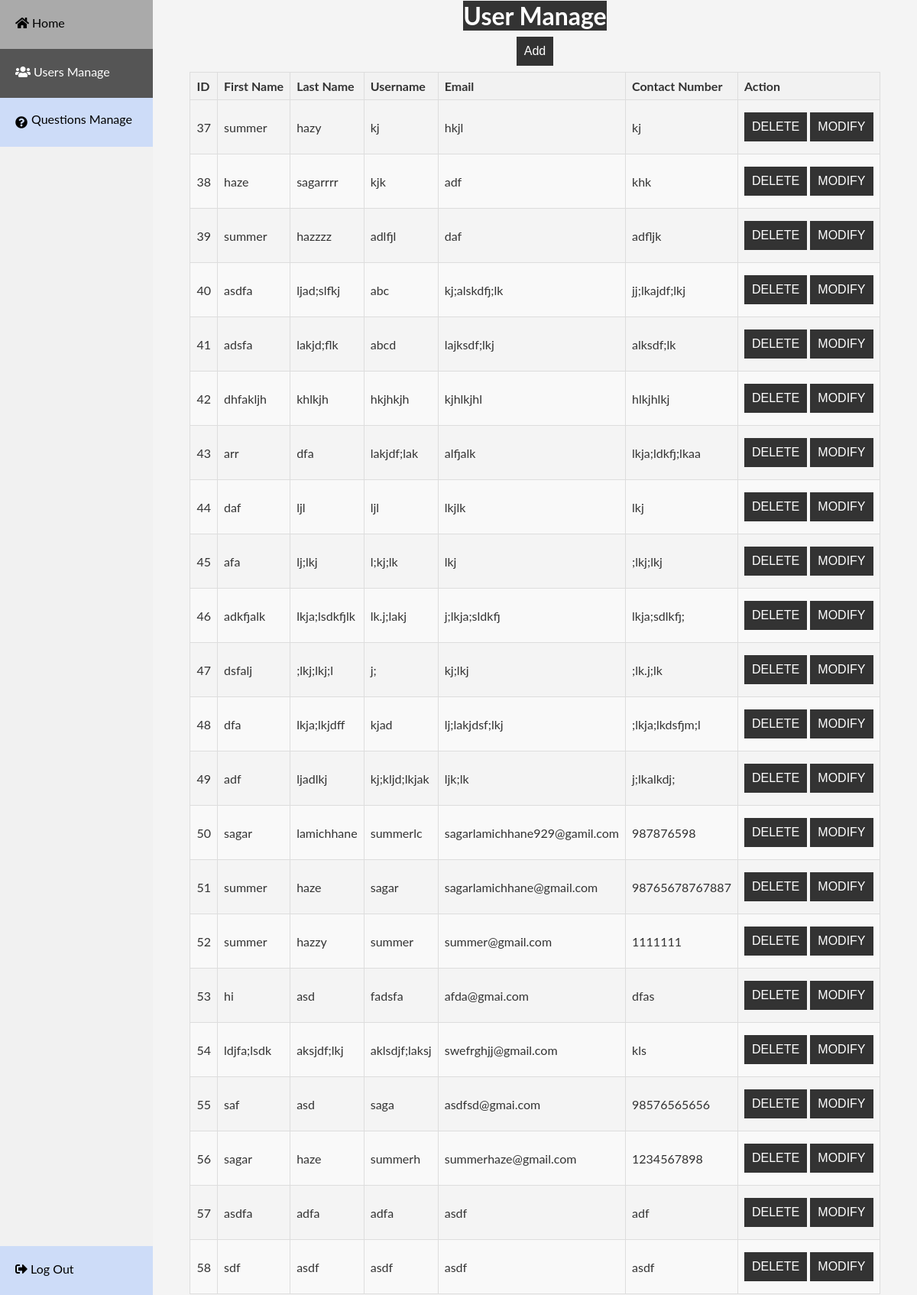
The app's page /?route=user_manage (signed in) with its own data.
### tables this page shows
CREATE TABLE `user` (
  `u_id` int(11) NOT NULL,
  `fname` varchar(64) DEFAULT NULL,
  `lname` varchar(64) NOT NULL,
  `uname` varchar(64) DEFAULT NULL,
  `password` varchar(64) DEFAULT NULL,
  `email` varchar(64) DEFAULT NULL,
  `contact_no` varchar(16) DEFAULT NULL
);

### models/UserManageModel.php (called while the page is built, shortened)
<?php
class UserManageModel {
  private $conn;
  public function __construct() {
    $this->conn = new mysqli(DB_HOST, DB_USERNAME, DB_PASSWORD, DB_NAME);
  }
  public function getAllUsers() {
    $users= array();
    $query = "SELECT u_id, fname, lname, uname, email, contact_no FROM user";
    $result = $this->conn->query($query);
    if ($result) {
      while ($row = $result->fetch_assoc()) {
        $users[] = $row;
      }
    } else {
      echo "Error: " . $this->conn->error;
    }
    return $users;
  }
}
?>

### views/admin/manage/user_manage.php (the view, shortened to what this page needs)
<!DOCTYPE html>
<html lang="en">
<head>
  <link rel="stylesheet" href="css/quiz-style.css">
  <link rel="stylesheet" href="css/respon-nav.css">
  <link rel="stylesheet" href="css/alert.css">
  <link rel="stylesheet" href="css/popup-box.css">
  <link rel="stylesheet" href="css/manage.css">
  <link rel="stylesheet" href="https://cdnjs.cloudflare.com/ajax/libs/font-awesome/5.15.4/css/all.min.css">
</head>
<body>
  <div class="slidebar flex-sidebar">
 <div>
      <a href="?route=home"><i class="fas fa-home"></i> Home</a>
      <a class="active" href="?route=user_manage"><i class="fas fa-users"></i> Users Manage</a>
<a href="?route=question_manage" style="display: flex; gap: 5px;">
  <i class="fas fa-question-circle"></i>
  <p>Questions Manage</p>
</a>
    </div>
    <div>
<a href="?route=logout" onclick="customConfirm('Are you sure you want to log out?', function(result) {
    if (result) {
        window.location.href = '?route=logout'; // Proceed with logout
    }
}); return false;">
    <i class="fas fa-sign-out-alt"></i> Log Out
</a>
    </div>
  </div>
  <div class="container content">
  <h1>User Manage</h1>
    <button type="button" class="add"  style ="display:block;"id="add-user">Add</button>
    <div class="table-container-user">
    <table class="table">
      <thead>
        <tr>
          <th>ID</th>
          <th>First Name</th>
          <th>Last Name</th>
          <th>Username</th>
          <th>Email</th>
          <th>Contact Number</th>
          <th>Action</th>
        </tr>
      </thead>
      <tbody>
        <?php
        foreach ($users as $user) {
          echo "<tr id='row-" . $user['u_id'] . "' >";
          echo "<td>" . $user['u_id'] . "</td>";
          echo "<td>" . $user['fname'] . "</td>";
          echo "<td>" . $user['lname'] . "</td>";
          echo "<td>" . $user['uname'] . "</td>";
          echo "<td>" . $user['email'] . "</td>";
          echo "<td>" . $user['contact_no'] . "</td>";
          echo "<td>";
          echo "<button class='deleteBtn' type='button' data-user-id='" . $user['u_id'] . "' onclick='deleteUser(this.getAttribute(\"data-user-id\"))'>DELETE</button>";
          echo "<button class='modifyBtn' type='button' data-user-id='" . $user['u_id'] . "' onclick='modifyUser(this.getAttribute(\"data-user-id\"))'>MODIFY</button>";
          echo "</td>";
          echo "</tr>";
        }
?>
      </tbody>
    </table>
    </div>
  </div>
</body>
</html>

### css/quiz-style.css (style rules this page uses)
* { box-sizing: border-box; margin:0; padding:0; }
body { font-family: 'Arial', sans-serif; background-color: #f4f4f4; color: #333; }
p { margin-bottom: 10px; }
body { font-family: 'Arial', sans-serif; }
button { background-color: #333; color: #fff; padding: 10px; font-size: 16px; border: none; cursor: pointer; margin:0.5em auto; }
h1 { background-color: #333; color: #fff; text-align: center; }
.container { place-items: center; min-height: 100vh; }
.table { border-collapse: collapse; width: 100%; }
.table th, .table td { border: 1px solid #dddddd; padding: 8px; text-align: left; }
.table th { background-color: #f2f2f2; }
.table tr:nth-child(even) { background-color: #f9f9f9; }

### css/respon-nav.css (style rules this page uses)
body { margin:0; font-family: "Lato", sans-serif; }
.flex-sidebar { display: flex; flex-direction: column; justify-content: space-between; }
.slidebar { margin:0; padding:0; width:200px; background-color:#f1f1f1; position:fixed; height:100%; overflow:auto; }
.slidebar a { display:block; cursor: pointer; color:black; padding:1.25rem; text-decoration:none; height:4rem; background-color: #cddcf8; }
.slidebar a.active { background-color:#555; color:white; }
div.content { margin-left:200px; padding: 1px 16px; }
a { cursor: pointer; display:flex; align-items:center; }

### records on screen
user: u_id "37", fname "summer", lname "hazy", uname "kj", email "hkjl", contact_no "kj"
user: u_id "38", fname "haze", lname "sagarrrr", uname "kjk", email "adf", contact_no "khk"
user: u_id "39", fname "summer", lname "hazzzz", uname "adlfjl", email "daf", contact_no "adfljk"
user: u_id "40", fname "asdfa", lname "ljad;slfkj", uname "abc", email "kj;alskdfj;lk", contact_no "jj;lkajdf;lkj"
user: u_id "41", fname "adsfa", lname "lakjd;flk", uname "abcd", email "lajksdf;lkj", contact_no "alksdf;lk"
user: u_id "42", fname "dhfakljh", lname "khlkjh", uname "hkjhkjh", email "kjhlkjhl", contact_no "hlkjhlkj"
user: u_id "43", fname "arr", lname "dfa", uname "lakjdf;lak", email "alfjalk", contact_no "lkja;ldkfj;lkaa"
user: u_id "44", fname "daf", lname "ljl", uname "ljl", email "lkjlk", contact_no "lkj"
user: u_id "45", fname "afa", lname "lj;lkj", uname "l;kj;lk", email "lkj", contact_no ";lkj;lkj"
user: u_id "46", fname "adkfjalk", lname "lkja;lsdkfjlk", uname "lk.j;lakj", email "j;lkja;sldkfj", contact_no "lkja;sdlkfj;"
user: u_id "47", fname "dsfalj", lname ";lkj;lkj;l", uname "j;", email "kj;lkj", contact_no ";lk.j;lk"
user: u_id "48", fname "dfa", lname "lkja;lkjdff", uname "kjad", email "lj;lakjdsf;lkj", contact_no ";lkja;lkdsfjm;l"
user: u_id "49", fname "adf", lname "ljadlkj", uname "kj;kljd;lkjak", email "ljk;lk", contact_no "j;lkalkdj;"
user: u_id "50", fname "sagar", lname "lamichhane", uname "summerlc", email "sagarlamichhane929@gamil.com", contact_no "987876598"
user: u_id "51", fname "summer", lname "haze", uname "sagar", email "sagarlamichhane@gmail.com", contact_no "98765678767887"
user: u_id "52", fname "summer", lname "hazzy", uname "summer", email "summer@gmail.com", contact_no "1111111"
user: u_id "53", fname "hi", lname "asd", uname "fadsfa", email "afda@gmai.com", contact_no "dfas"
user: u_id "54", fname "ldjfa;lsdk", lname "aksjdf;lkj", uname "aklsdjf;laksj", email "swefrghjj@gmail.com", contact_no "kls"
user: u_id "55", fname "saf", lname "asd", uname "saga", email "asdfsd@gmai.com", contact_no "98576565656"
user: u_id "56", fname "sagar", lname "haze", uname "summerh", email "summerhaze@gmail.com", contact_no "1234567898"
user: u_id "57", fname "asdfa", lname "adfa", uname "adfa", email "asdf", contact_no "adf"
user: u_id "58", fname "sdf", lname "asdf", uname "asdf", email "asdf", contact_no "asdf"
